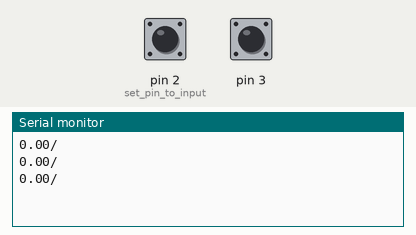
A sketch run on a simulated Arduino Uno, built with avr-gcc and run on an emulated ATmega328P. Shown: the last lines printed to the serial monitor. Inputs (shaded band) come from the test bench; at power-on: pin 2 (set_pin_to_input) HIGH, pin 3 HIGH.

Above: at 1.2 s.
1.3 s: pin 2 (set_pin_to_input) pulled LOW for 0.15 s
At 1.9 s:
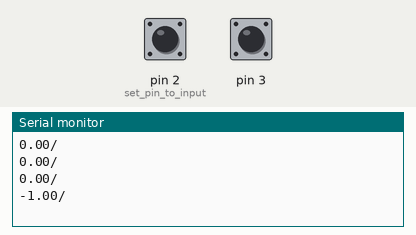
2.9 s: pin 2 (set_pin_to_input) pulled LOW for 1 s
At 4.4 s:
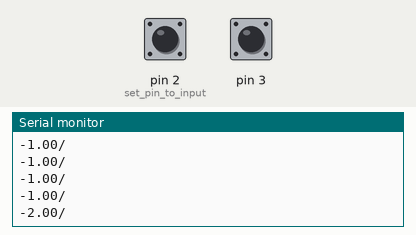
Timing chart, 0 to 5.9 s (numbered marks = the images above; inputs shaded):
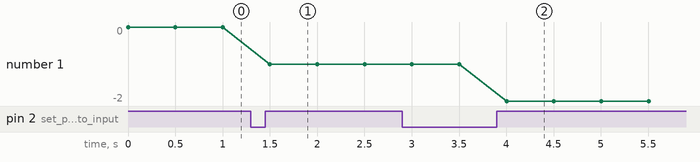

Measured:
- after the input at 1.3 s, the serial monitor: prints a new line after 0.20 s (image 1)
- after the input at 2.9 s, the serial monitor: prints a new line after 1.1 s (image 2)
- plotted number 1: 0 → -1 after the input at 1.3 s, -1 → -2 after the input at 2.9 s

The sketch:

slaveLeft.ino
```cpp
#include <Wire.h>


//volatile unsigned int counterRight = 0;  //This variable will increase or decrease depending on the rotation of encoder
volatile float counter = 0;

void setup() {
  Serial.begin (9600);
  Wire.begin(9);
  pinMode(2, INPUT);           // set pin to input
  pinMode(3, INPUT);
  //pinMode(auxPinLeft, INPUT);
  // set pin to input
  digitalWrite(2, HIGH);       // turn on pullup resistors
  digitalWrite(3, HIGH);
  //Setting up interrupt
  //A rising pulse from encodenren activated ai0(). AttachInterrupt 0 is DigitalPin nr 2 on moust Arduino.
  attachInterrupt(0, ai0, RISING);  //right
  //B rising pulse from encodenren activated ai1(). AttachInterrupt 1 is DigitalPin nr 3 on moust Arduino.
  //attachInterrupt(1, ai1, RISING);  //left
  Wire.onRequest(requestEvent);   // fucntion to run when asking for data
}

void loop() {
  // Create message
  String strR = String(counter);
  String strF = strR + '/';

  Wire.write(strF.c_str());
  Serial.println (strF);
  delay(500);
}
void requestEvent() {

  // Create message
  String strR = String(counter);
  String strF = strR + '/';

  Wire.write(strF.c_str());
  Serial.println (strF);
  counter = 0;
}

void ai0() {
  // ai0 is activated if DigitalPin nr 2 is going from LOW to HIGH
  // Check pin 3 to determine the direction
  if (digitalRead(3) == LOW) {
    counter++;
    //Serial.println("hi");
  } else {
    counter--;
    //Serial.println("hi2");
  }
}
```
